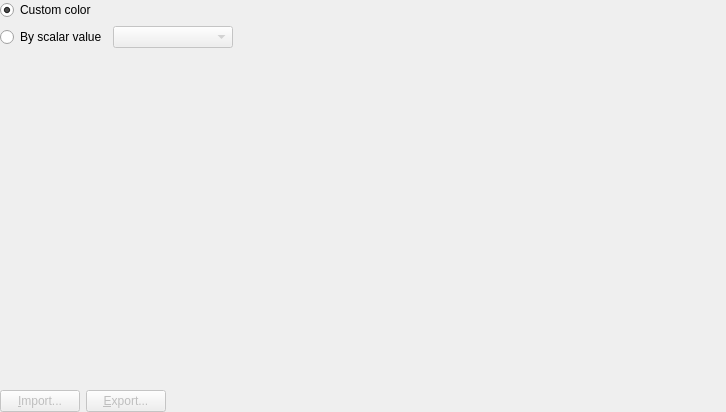
<?xml version="1.0" encoding="UTF-8"?>
<ui version="4.0">
 <class>ArrowsColorSettingEditWidget</class>
 <widget class="QWidget" name="ArrowsColorSettingEditWidget">
  <property name="geometry">
   <rect>
    <x>0</x>
    <y>0</y>
    <width>726</width>
    <height>412</height>
   </rect>
  </property>
  <property name="windowTitle">
   <string>Form</string>
  </property>
  <layout class="QVBoxLayout" name="verticalLayout" stretch="0,1,0">
   <property name="leftMargin">
    <number>0</number>
   </property>
   <property name="topMargin">
    <number>0</number>
   </property>
   <property name="rightMargin">
    <number>0</number>
   </property>
   <property name="bottomMargin">
    <number>0</number>
   </property>
   <item>
    <layout class="QGridLayout" name="gridLayout_2">
     <item row="0" column="0">
      <widget class="QRadioButton" name="customRadioButton">
       <property name="text">
        <string>Custom color</string>
       </property>
       <property name="checked">
        <bool>true</bool>
       </property>
      </widget>
     </item>
     <item row="0" column="1">
      <layout class="QHBoxLayout" name="horizontalLayout_2">
       <item>
        <widget class="ColorEditWidget" name="colorEditWidget"/>
       </item>
       <item>
        <spacer name="horizontalSpacer">
         <property name="orientation">
          <enum>Qt::Horizontal</enum>
         </property>
         <property name="sizeHint" stdset="0">
          <size>
           <width>40</width>
           <height>10</height>
          </size>
         </property>
        </spacer>
       </item>
      </layout>
     </item>
     <item row="1" column="0">
      <widget class="QRadioButton" name="scalarRadioButton">
       <property name="text">
        <string>By scalar value</string>
       </property>
      </widget>
     </item>
     <item row="1" column="1">
      <layout class="QHBoxLayout" name="horizontalLayout_7">
       <item>
        <widget class="QComboBox" name="scalarComboBox">
         <property name="enabled">
          <bool>false</bool>
         </property>
         <property name="minimumSize">
          <size>
           <width>120</width>
           <height>20</height>
          </size>
         </property>
        </widget>
       </item>
       <item>
        <spacer name="horizontalSpacer_3">
         <property name="orientation">
          <enum>Qt::Horizontal</enum>
         </property>
         <property name="sizeHint" stdset="0">
          <size>
           <width>40</width>
           <height>20</height>
          </size>
         </property>
        </spacer>
       </item>
      </layout>
     </item>
    </layout>
   </item>
   <item>
    <widget class="ColorMapSettingEditWidget" name="colorMapWidget" native="true">
     <property name="enabled">
      <bool>false</bool>
     </property>
    </widget>
   </item>
   <item>
    <layout class="QHBoxLayout" name="horizontalLayout_8">
     <item>
      <widget class="QPushButton" name="importButton">
       <property name="enabled">
        <bool>false</bool>
       </property>
       <property name="text">
        <string>&amp;Import...</string>
       </property>
      </widget>
     </item>
     <item>
      <widget class="QPushButton" name="exportButton">
       <property name="enabled">
        <bool>false</bool>
       </property>
       <property name="text">
        <string>&amp;Export...</string>
       </property>
      </widget>
     </item>
     <item>
      <spacer name="horizontalSpacer_8">
       <property name="orientation">
        <enum>Qt::Horizontal</enum>
       </property>
       <property name="sizeHint" stdset="0">
        <size>
         <width>40</width>
         <height>20</height>
        </size>
       </property>
      </spacer>
     </item>
    </layout>
   </item>
  </layout>
 </widget>
 <customwidgets>
  <customwidget>
   <class>ColorEditWidget</class>
   <extends>QLabel</extends>
   <header>guibase/widget/coloreditwidget.h</header>
   <container>1</container>
  </customwidget>
  <customwidget>
   <class>ColorMapSettingEditWidget</class>
   <extends>QWidget</extends>
   <header>guicore/scalarstocolors/colormapsettingeditwidget.h</header>
   <container>1</container>
  </customwidget>
 </customwidgets>
 <resources/>
 <connections>
  <connection>
   <sender>scalarRadioButton</sender>
   <signal>toggled(bool)</signal>
   <receiver>scalarComboBox</receiver>
   <slot>setEnabled(bool)</slot>
   <hints>
    <hint type="sourcelabel">
     <x>82</x>
     <y>30</y>
    </hint>
    <hint type="destinationlabel">
     <x>123</x>
     <y>34</y>
    </hint>
   </hints>
  </connection>
  <connection>
   <sender>scalarRadioButton</sender>
   <signal>toggled(bool)</signal>
   <receiver>colorMapWidget</receiver>
   <slot>setEnabled(bool)</slot>
   <hints>
    <hint type="sourcelabel">
     <x>17</x>
     <y>30</y>
    </hint>
    <hint type="destinationlabel">
     <x>17</x>
     <y>78</y>
    </hint>
   </hints>
  </connection>
  <connection>
   <sender>scalarRadioButton</sender>
   <signal>toggled(bool)</signal>
   <receiver>importButton</receiver>
   <slot>setEnabled(bool)</slot>
   <hints>
    <hint type="sourcelabel">
     <x>26</x>
     <y>32</y>
    </hint>
    <hint type="destinationlabel">
     <x>30</x>
     <y>410</y>
    </hint>
   </hints>
  </connection>
  <connection>
   <sender>scalarRadioButton</sender>
   <signal>toggled(bool)</signal>
   <receiver>exportButton</receiver>
   <slot>setEnabled(bool)</slot>
   <hints>
    <hint type="sourcelabel">
     <x>57</x>
     <y>35</y>
    </hint>
    <hint type="destinationlabel">
     <x>118</x>
     <y>410</y>
    </hint>
   </hints>
  </connection>
 </connections>
</ui>
